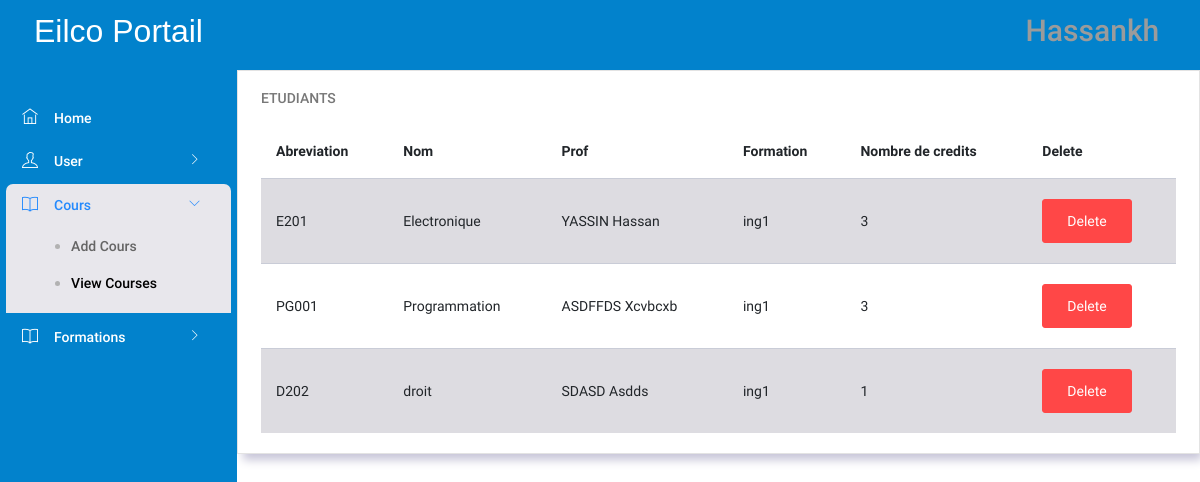
/PL/pages/admin/ViewCourses.php (signed in), run on an earlier commit of the app's database.
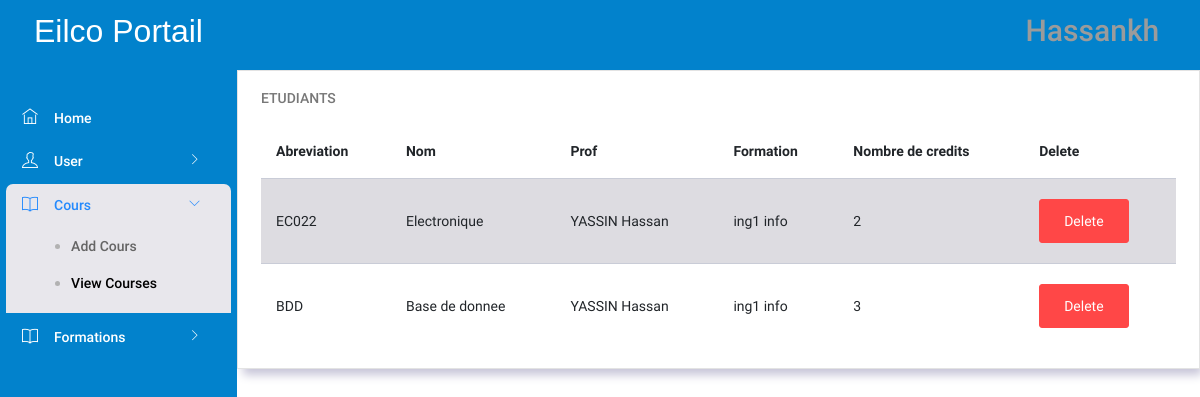
And on a later commit of the database.
### tables this page shows
CREATE TABLE `cours` (
  `idcours` int NOT NULL AUTO_INCREMENT,
  `nom` varchar(45) NOT NULL,
  `abreviation` varchar(45) NOT NULL,
  `prof_id` int NOT NULL,
  `credits` int NOT NULL,
  `formation_id` int NOT NULL,
  PRIMARY KEY (`idcours`),
  KEY `prof_idx` (`prof_id`),
  KEY `classe_cour_idx` (`formation_id`),
  CONSTRAINT `formation_cour` FOREIGN KEY (`formation_id`) REFERENCES `formation` (`idformation`) ON DELETE CASCADE ON UPDATE CASCADE,
  CONSTRAINT `prof_cour` FOREIGN KEY (`prof_id`) REFERENCES `users` (`iduser`) ON DELETE CASCADE ON UPDATE CASCADE
);

CREATE TABLE `users` (
  `iduser` int NOT NULL AUTO_INCREMENT,
  `prenom` varchar(45) NOT NULL,
  `nom` varchar(45) NOT NULL,
  `role` int NOT NULL,
  `date_de_naissance` date NOT NULL,
  `username` varchar(45) NOT NULL,
  `password` char(45) NOT NULL,
  `email_personel` varchar(45) NOT NULL,
  `email_universitaire` varchar(45) NOT NULL,
  `sexe` varchar(45) NOT NULL,
  `formation_id` int DEFAULT NULL,
  `phone` varchar(45) NOT NULL,
  `Adresse` varchar(45) NOT NULL,
  `nationalite` varchar(45) NOT NULL,
  PRIMARY KEY (`iduser`),
  KEY `formation_idx` (`formation_id`),
  CONSTRAINT `formation` FOREIGN KEY (`formation_id`) REFERENCES `formation` (`idformation`) ON DELETE CASCADE ON UPDATE CASCADE
);

CREATE TABLE `formation` (
  `idformation` int NOT NULL AUTO_INCREMENT,
  `nomformation` varchar(45) NOT NULL,
  PRIMARY KEY (`idformation`),
  UNIQUE KEY `nomformation_UNIQUE` (`nomformation`)
);

### DTO/user.php (called while the page is built, shortened)
<?php
class user{
    private $prenom;
    private $nom;
    private $username;
    public function getNom() {
        return $this->nom;
    }
    public function setNom($nom) {
        $this->nom = $nom;
    }
    public function getPrenom() {
        return $this->prenom;
    }
    public function setPrenom($prenom) {
        $this->prenom = $prenom;
    }
    public function getUsername() {
        return $this->username;
    }
    public function setUsername($username) {
        $this->username = $username;
    }
}
?>

### DAL/coursRepository.php (called while the page is built, shortened)
<?php
require_once(__DIR__ . "/../DTO/cour.php");
function GetCours()
{
    $conn = openConnection();
    $query = "SELECT * FROM cours;";
    $result = mysqli_query($conn, $query);
    $i = 0;
    while ($row = mysqli_fetch_array($result)) {
        $cour = new cour();
        $cour->setId($row["idcours"]);
        $cour->setNom($row["nom"]);
        $cour->setAbreviation($row["abreviation"]);
        $cour->setProf_id($row["prof_id"]);
        $cour->setFormation_id($row["formation_id"]);
        $cour->setNb_credits($row["credits"]);
        $cours[$i] = $cour;
        $i++;
    }
    return $cours;
}

### BLL/coursManager.php (called while the page is built, shortened)
<?php
require(__DIR__."/../DAL/coursRepository.php");
function getAllCours() {
    return GetCours();
}
?>

### DTO/cour.php (called while the page is built, shortened)
<?php
class cour{
    private $id;
    private $nom;
    private $abreviation;
    private $nb_credits;
    public function getId() {
        return $this->id;
    }
    public function setId($id) {
        $this->id = $id;
    }
    public function getNom() {
        return $this->nom;
    }
    public function setNom($nom) {
        $this->nom = $nom;
    }
    public function getAbreviation() {
        return $this->abreviation;
    }
    public function setAbreviation($abreviation) {
        $this->abreviation = $abreviation;
    }
    public function getNb_credits() {
        return $this->nb_credits;
    }
    public function setNb_credits($nb_credits) {
        $this->nb_credits = $nb_credits;
    }
}
?>

### DAL/userRepository.php (called while the page is built, shortened)
<?php
require_once(__DIR__ . "/../DTO/user.php");
function getProfbyId($prof_id)
{
    $conn = openConnection();
    $userResponse = null;
    try {
        $sql = "SELECT * FROM users WHERE iduser=? ";
        $stmt = $conn->prepare($sql);
        $stmt->bind_param("i", $prof_id);
        $stmt->execute();
        $result = $stmt->get_result();
        if ($result->num_rows > 0) {
            $userResponse = new user();
            if ($row = $result->fetch_assoc()) {
                $userResponse->setUsername($row["username"]);
                $userResponse->setId($row["iduser"]);
                $userResponse->setPrenom($row["prenom"]);
                $userResponse->setNom($row["nom"]);
                $userResponse->setRole($row["role"]);
                $userResponse->setDate_de_naissance($row["date_de_naissance"]);
                $userResponse->setPassword($row["password"]);
                $userResponse->setEmail_personel($row["email_personel"]);
                $userResponse->setEmail_universitaire($row["email_universitaire"]);
                $userResponse->setSexe($row["sexe"]);
                $userResponse->setNationalite($row["nationalite"]);
                $userResponse->setPhone($row["phone"]);
                $userResponse->setAdresse($row["Adresse"]);
            }
        }
    } catch (Exception $ex) {
    }
    return $userResponse;
}

### BLL/usersManager.php (called while the page is built, shortened)
<?php
require(__DIR__ . "/../DAL/userRepository.php");
function getProfName($prof_id)
{
    return getProfbyId($prof_id);
}

### DAL/formationRepository.php (called while the page is built, shortened)
<?php
function GetFormationbyId($formation_id) {
    $conn = openConnection();
    $formation = null;
    try {
        $sql = "SELECT nomformation FROM formation WHERE idformation=? ";
        $stmt = $conn->prepare($sql);
        $stmt->bind_param("i", $formation_id);
        $stmt->execute();
        $result = $stmt->get_result();
        if ($result->num_rows > 0) {
            if ($row = $result->fetch_assoc()) {
                $formation = $row["nomformation"];
            }
        }
    } catch (Exception $ex) {
    }
    return $formation;
}

### BLL/formationManager.php (called while the page is built, shortened)
<?php
require(__DIR__ . "/../DAL/formationRepository.php");
function GetFormationname($formation_id)
{
    return GetFormationbyId($formation_id);
}

### PL/pages/admin/ViewCourses.php (the view, shortened to what this page needs)
<!DOCTYPE html>
<html lang="en">
<head>
    <link rel="stylesheet" href="../../assets/vendors/ti-icons/css/themify-icons.css">
    <link rel="stylesheet" href="../../assets/vendors/base/vendor.bundle.base.css">
    <link rel="stylesheet" href="../../styles/admin_page.css">
</head>
<body>
    <div class="container-scroller">
        <nav class="navbar col-lg-12 col-12 p-0 fixed-top d-flex flex-row">
            <div class="text-center navbar-brand-wrapper d-flex align-items-center justify-content-center">
                <h3 style=" font-size: 2rem;color: white; font-family: 'Gill Sans', 'Gill Sans MT', Calibri, 'Trebuchet MS', sans-serif;">Eilco Portail</h3>
            </div>
            <div class="navbar-menu-wrapper d-flex align-items-center justify-content-end">
                <ul class="navbar-nav navbar-nav-right">
                    <li class="nav-item nav-profile dropdown">
                        <a class="nav-link dropdown-toggle" href="#" data-toggle="dropdown" id="profileDropdown">
                            <?php
                            require("../../../DTO/user.php");
                            echo "<h3>" . unserialize($_SESSION['loggeduser'])->getUsername() . "</h3>";
                            ?>
                        </a>
                    </li>
                </ul>
            </div>
        </nav>
        <div class="container-fluid page-body-wrapper">
            <nav class="sidebar sidebar-offcanvas" id="sidebar">
                <ul class="nav">
                    <li class="nav-item">
                        <a class="nav-link" href="./admin_page.php">
                            <i class="ti-home menu-icon"></i>
                            <span class="menu-title">Home</span>
                        </a>
                    </li>
                    <li class="nav-item">
                        <a class="nav-link" data-toggle="collapse" href="#auth" aria-expanded="false" aria-controls="auth">
                            <i class="ti-user menu-icon"></i>
                            <span class="menu-title">User </span>
                            <i class="menu-arrow"></i>
                        </a>
                    </li>
                    <li class="nav-item">
                        <a class="nav-link" data-toggle="collapse" href="#auth1" aria-expanded="false" aria-controls="auth">
                            <i class="ti-book menu-icon"></i>
                            <span class="menu-title">Cours</span>
                            <i class="menu-arrow"></i>
                        </a>
                        <div class="collapse" id="auth1">
                            <ul class="nav flex-column sub-menu">
                                <li class="nav-item"> <a class="nav-link" href="./AddCourse.php">Add Cours </a></li>
                                <li class="nav-item"> <a class="nav-link" href="./ViewCourses.php"> View Courses </a></li>
                            </ul>
                        </div>
                    </li>
                    <li class="nav-item">
                        <a class="nav-link" data-toggle="collapse" href="#auth2" aria-expanded="false" aria-controls="auth">
                            <i class="ti-book menu-icon"></i>
                            <span class="menu-title">Formations</span>
                            <i class="menu-arrow"></i>
                        </a>
                    </li>
                </ul>
            </nav>
            <div class="main-panel">
                <div class="content-wrapper">
                    <div class="row">
                        <div class="col-lg-12 grid-margin stretch-card">
                            <div class="card">
                                <div class="card-body">
                                    <h4 class="card-title">Etudiants</h4>
                                    <div class="table-responsive">
                                        <?php
                                        require_once('../../../BLL/coursManager.php');
                                        include_once("../../../DTO/cour.php");
                                        ?>
                                        <form method="POST">
                                            <table class="table table-striped">
                                                <?php
                                                require_once('../../../BLL/usersManager.php');
                                                require_once('../../../BLL/formationManager.php');
                                                $profiles = getAllCours();
                                                if ($profiles == null) {
                                                    echo "no results";
                                                } else {
                                                    echo
                                                    "<thead>" .
                                                        "<tr>" .
                                                        "<th>" .
                                                        "Abreviation" .
                                                        "</th>" .
                                                        "<th>" .
                                                        "Nom" .
                                                        "</th>" .
                                                        "<th>" .
                                                        "Prof" .
                                                        "</th>" .
                                                        "<th>" .
                                                        "Formation" .
                                                        "</th>" .
                                                        "<th>" .
                                                        "Nombre de credits" .
                                                        "</th>" .
                                                        "<th>" .
                                                        "Delete" .
                                                        "</th>" .
                                                        "</tr>" .
                                                        "</thead>";
                                                    for ($i = 0; $i < count($profiles); $i++) {
                                                        $prof = getProfName($profiles[$i]->getProf_id());
                                                        echo
                                                        "<tr>"
                                                            . "<td>" . $profiles[$i]->getAbreviation() . "</td>"
                                                            . "<td>" . $profiles[$i]->getNom() . "</td>"
                                                            . "<td>" . strtoupper($prof->getNom()) . " " . ucfirst($prof->getPrenom()) . "</td>"
                                                            . "<td>" .  GetFormationname($profiles[$i]->getFormation_id()) . "</td>"
                                                            . "<td>" . $profiles[$i]->getNb_credits() . "</td>"
                                                            . "<td><button class='btn btn-danger' name='submitBtn' value='" . $profiles[$i]->getId() . "'>Delete</button></td>"
                                                            . "</tr>";
                                                    }
                                                }
                                                ?>
                                            </table>
                                        </form>
                                    </div>
                                </div>
                            </div>
                        </div>
                    </div>
                </div>
            </div>
        </div>
</body>
</html>

What changed in the data, as far as the page shows it:
removed cours: abreviation "E201", nom "Electronique", prof.nom "YASSIN", prof.prenom "Hassan", formation.nomformation "ing1", credits "3", $profiles[$i]->getId() 1 (drawn)
removed cours: abreviation "PG001", nom "Programmation", prof.nom "ASDFFDS", prof.prenom "Xcvbcxb", formation.nomformation "ing1", credits "3"
removed cours: abreviation "D202", nom "droit", prof.nom "SDASD", prof.prenom "Asdds", formation.nomformation "ing1", credits "1", $profiles[$i]->getId() 5 (drawn)
added cours: abreviation "EC022", nom "Electronique", prof.nom "YASSIN", prof.prenom "Hassan", formation.nomformation "ing1 info", credits "2", $profiles[$i]->getId() 8 (drawn)
added cours: abreviation "BDD", nom "Base de donnee", prof.nom "YASSIN", prof.prenom "Hassan", formation.nomformation "ing1 info", credits "3", $profiles[$i]->getId() 9 (drawn)
